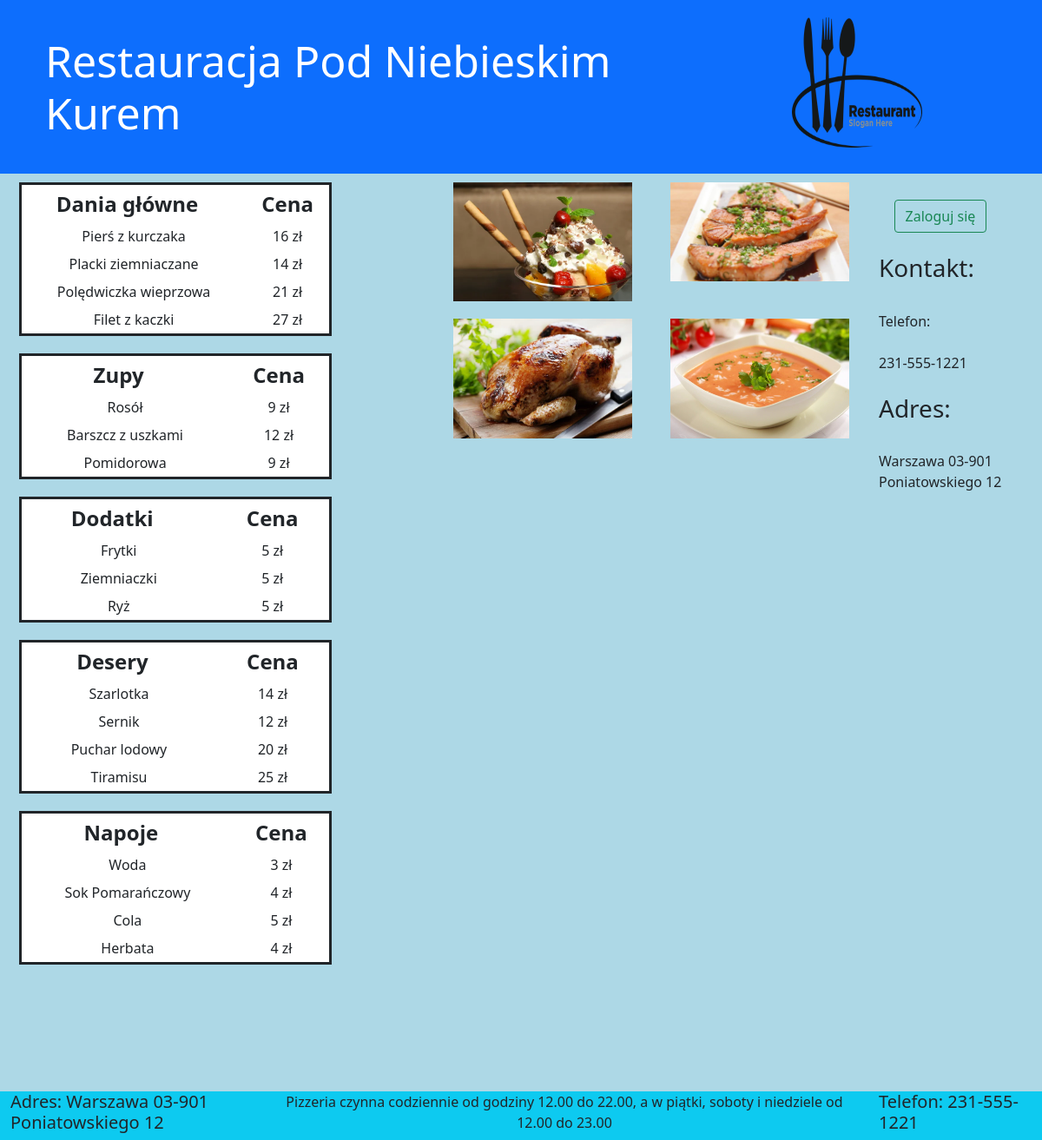
The page / on the database its author committed.
### tables this page shows
CREATE TABLE `dania` (
  `ID` int(11) NOT NULL,
  `typ` int(11) DEFAULT NULL,
  `nazwa` varchar(30) DEFAULT NULL,
  `cena` int(11) DEFAULT NULL
);

### index.php (the view, shortened to what the rows shown need)
<html>
    <head>
<?php
$host="localhost";
$db="restauracjapnk";
$dbuser="root";
$dbpass="";
$conn= new mysqli($host,$dbuser,$dbpass,$db);
?>
        <link href="https://cdn.jsdelivr.net/npm/bootstrap@5.1.3/dist/css/bootstrap.min.css" rel="stylesheet">
    </head>
    <body style="background-color:lightblue">
    <header class="container-fluid bg-primary">
        <div class="row" style="height:200px;">
            <div class="col-9">
                <h1 style="color:white;">Restauracja Pod Niebieskim Kurem</h1>
            </div>
        </div>
    </header>
    <div class="container-fluid">
        <div class="row">
            <div class="col-5">
<?php
if(isset($_COOKIE['pracownik'])){
  $sql="
  select id,id_dania,status
  from zamowienia;
  ";
  $result =$conn->query($sql);
  if ($result->num_rows > 0) {
    echo("
    <table class='zamowienia'>
      <tr>
        <th style='padding-right:0px;'>ID zamówienia</th>
        <th>Danie</th>
        <th>Status</th>
      </tr>
    ");
    while($row = $result->fetch_assoc()) {
      $id=$row["id_dania"];
      $sql1="
        select nazwa
        from dania
        where
        ID=$id;
        ";
      $result1 =$conn->query($sql1);
      if($result1==TRUE){
        $result2 = $result1->fetch_assoc();
        $danie=$result2['nazwa'];
      }
      else{
        $danie=$id;
      }
    echo("
      <tr>
        <td class='text-center'>".$row["id"]."</td>
        <td class='text-center'>".$danie."</td>
        <td class='text-center'>".$row["status"]."</td>
      </tr>
    ");
  }
  echo("</table>");
}
 else {
  echo "Brak zamówień"
  ;}
  $sql="
  select nazwa,cena,id
  from dania
  where typ=1;
  ";
  $result =$conn->query($sql);
  if ($result->num_rows > 0) {
    echo("
    <table>
      <tr>
        <th style='padding-right:20px;'>Dania główne</th>
        <th>Cena</th>
        <th>ID</th>
      </tr>
    ");
  while($row = $result->fetch_assoc()) {
    echo("
      <tr>
        <td>".$row["nazwa"]."</td>
        <td class='text-center'>".$row["cena"]." zł</td>
        <td class='text-center'>".$row["id"]."</td>
      </tr>
    ");
  }
  echo("</table>");
}
 else {
  echo "0 results";}
  $sql="
  select nazwa,cena,id
  from dania
  where typ=2;
  ";
  $result =$conn->query($sql);
  if ($result->num_rows > 0) {
    echo("
    <table>
      <tr>
        <th style='padding-right:20px;'>Zupy</th>
        <th>Cena</th>
        <th>ID</th>
      </tr>
    ");
  while($row = $result->fetch_assoc()) {
    echo("
      <tr>
        <td>".$row["nazwa"]."</td>
        <td class='text-center'>".$row["cena"]." zł</td>
        <td class='text-center'>".$row["id"]."</td>
      </tr>
    ");
  }
  echo("</table>");
}
 else {
  echo "0 results";}
  $sql="
  select nazwa,cena,id
  from dania
  where typ=3;
  ";
  $result =$conn->query($sql);
  if ($result->num_rows > 0) {
    echo("
    <table>
      <tr>
        <th style='padding-right:20px;'>Dodatki</th>
        <th>Cena</th>
        <th>ID</th>
      </tr>
    ");
  while($row = $result->fetch_assoc()) {
    echo("
      <tr>
        <td>".$row["nazwa"]."</td>
        <td class='text-center'>".$row["cena"]." zł</td>
        <td class='text-center'>".$row["id"]."</td>
      </tr>
    ");
  }
  echo("</table>");
}
 else {
  echo "0 results";}
  $sql="
  select nazwa,cena,id
  from dania
  where typ=4;
  ";
  $result =$conn->query($sql);
  if ($result->num_rows > 0) {
    echo("
    <table>
      <tr>
        <th style='padding-right:20px;'>Desery</th>
        <th>Cena</th>
        <th>ID</th>
      </tr>
    ");
  while($row = $result->fetch_assoc()) {
    echo("
      <tr>
        <td>".$row["nazwa"]."</td>
        <td class='text-center'>".$row["cena"]." zł</td>
        <td class='text-center'>".$row["id"]."</td>
      </tr>
    ");
  }
  echo("</table>");
}
 else {
  echo "0 results";}
  $sql="
  select nazwa,cena,id
  from dania
  where typ=5;
  ";
  $result =$conn->query($sql);
  if ($result->num_rows > 0) {
    echo("
    <table>
      <tr>
        <th style='padding-right:20px;'>Napoje</th>
        <th>Cena</th>
        <th>ID</th>
      </tr>
    ");
  while($row = $result->fetch_assoc()) {
    echo("
      <tr>
        <td>".$row["nazwa"]."</td>
        <td class='text-center'>".$row["cena"]." zł</td>
        <td class='text-center'>".$row["id"]."</td>
      </tr>
    ");
  }
  echo("</table>");
}
 else {
  echo "0 results";}
}
else{
if(isset($_COOKIE['imie'])&& isset($_COOKIE['nazwisko'])){
  $sql="
  select nazwa,cena,id
  from dania
  where typ=1;
  ";
  $result =$conn->query($sql);
  if ($result->num_rows > 0) {
    echo("
    <table>
      <tr>
        <th style='padding-right:20px;'>Dania główne</th>
        <th>Cena</th>
        <th>ID</th>
      </tr>
    ");
  while($row = $result->fetch_assoc()) {
    echo("
      <tr>
        <td>".$row["nazwa"]."</td>
        <td class='text-center'>".$row["cena"]." zł</td>
        <td class='text-center'>".$row["id"]."</td>
      </tr>
    ");
  }
  echo("</table>");
}
 else {
  echo "0 results";}
  $sql="
  select nazwa,cena,id
  from dania
  where typ=2;
  ";
  $result =$conn->query($sql);
  if ($result->num_rows > 0) {
    echo("
    <table>
      <tr>
        <th style='padding-right:20px;'>Zupy</th>
        <th>Cena</th>
        <th>ID</th>
      </tr>
    ");
  while($row = $result->fetch_assoc()) {
    echo("
      <tr>
        <td>".$row["nazwa"]."</td>
        <td class='text-center'>".$row["cena"]." zł</td>
        <td class='text-center'>".$row["id"]."</td>
      </tr>
    ");
  }
  echo("</table>");
}
 else {
  echo "0 results";}
  $sql="
  select nazwa,cena,id
  from dania
  where typ=3;
  ";
  $result =$conn->query($sql);
  if ($result->num_rows > 0) {
    echo("
    <table>
      <tr>
        <th style='padding-right:20px;'>Dodatki</th>
        <th>Cena</th>
        <th>ID</th>
      </tr>
    ");
  while($row = $result->fetch_assoc()) {
    echo("
      <tr>
        <td>".$row["nazwa"]."</td>
        <td class='text-center'>".$row["cena"]." zł</td>
        <td class='text-center'>".$row["id"]."</td>
      </tr>
    ");
  }
  echo("</table>");
}
 else {
  echo "0 results";}
  $sql="
  select nazwa,cena,id
  from dania
  where typ=4;
  ";
  $result =$conn->query($sql);
  if ($result->num_rows > 0) {
    echo("
    <table>
      <tr>
        <th style='padding-right:20px;'>Desery</th>
        <th>Cena</th>
        <th>ID</th>
      </tr>
    ");
  while($row = $result->fetch_assoc()) {
    echo("
      <tr>
        <td>".$row["nazwa"]."</td>
        <td class='text-center'>".$row["cena"]." zł</td>
        <td class='text-center'>".$row["id"]."</td>
      </tr>
    ");
  }
  echo("</table>");
}
 else {
  echo "0 results";}
  $sql="
  select nazwa,cena,id
  from dania
  where typ=5;
  ";
  $result =$conn->query($sql);
  if ($result->num_rows > 0) {
    echo("
    <table>
      <tr>
        <th style='padding-right:20px;'>Napoje</th>
        <th>Cena</th>
        <th>ID</th>
      </tr>
    ");
  while($row = $result->fetch_assoc()) {
    echo("
      <tr>
        <td>".$row["nazwa"]."</td>
        <td class='text-center'>".$row["cena"]." zł</td>
        <td class='text-center'>".$row["id"]."</td>
      </tr>
    ");
  }
  echo("</table>");
}
 else {
  echo "0 results";}
}
else{
  $sql="
  select nazwa,cena
  from dania
  where typ=1;
  ";
  $result =$conn->query($sql);
  if ($result->num_rows > 0) {
    echo("
    <table>
      <tr>
        <th style='padding-right:20px;'>Dania główne</th>
        <th>Cena</th>
      </tr>
    ");
  while($row = $result->fetch_assoc()) {
    echo("
      <tr>
        <td>".$row["nazwa"]."</td>
        <td class='text-center'>".$row["cena"]." zł</td>
      </tr>
    ");
  }
  echo("</table>");
}
 else {
  echo "0 results";}
  $sql="
  select nazwa,cena
  from dania
  where typ=2;
  ";
  $result =$conn->query($sql);
  if ($result->num_rows > 0) {
    echo("
    <table>
      <tr>
        <th style='padding-right:20px;'>Zupy</th>
        <th>Cena</th>
      </tr>
    ");
  while($row = $result->fetch_assoc()) {
    echo("
      <tr>
        <td>".$row["nazwa"]."</td>
        <td class='text-center'>".$row["cena"]." zł</td>
      </tr>
    ");
  }
  echo("</table>");
}
 else {
  echo "0 results";}
  $sql="
  select nazwa,cena
  from dania
  where typ=3;
  ";
  $result =$conn->query($sql);
  if ($result->num_rows > 0) {
    echo("
    <table>
      <tr>
        <th style='padding-right:20px;'>Dodatki</th>
        <th>Cena</th>
      </tr>
    ");
  while($row = $result->fetch_assoc()) {
    echo("
      <tr>
        <td>".$row["nazwa"]."</td>
        <td class='text-center'>".$row["cena"]." zł</td>
      </tr>
    ");
  }
  echo("</table>");
}
 else {
  echo "0 results";}
  $sql="
  select nazwa,cena
  from dania
  where typ=4;
  ";
  $result =$conn->query($sql);
  if ($result->num_rows > 0) {
    echo("
    <table>
      <tr>
        <th style='padding-right:20px;'>Desery</th>
        <th>Cena</th>
      </tr>
    ");
  while($row = $result->fetch_assoc()) {
    echo("
      <tr>
        <td>".$row["nazwa"]."</td>
        <td class='text-center'>".$row["cena"]." zł</td>
      </tr>
    ");
  }
  echo("</table>");
}
 else {
  echo "0 results";}
  $sql="
  select nazwa,cena
  from dania
  where typ=5;
  ";
  $result =$conn->query($sql);
  if ($result->num_rows > 0) {
    echo("
    <table>
      <tr>
        <th style='padding-right:20px;'>Napoje</th>
        <th>Cena</th>
      </tr>
    ");
  while($row = $result->fetch_assoc()) {
    echo("
      <tr>
        <td>".$row["nazwa"]."</td>
        <td class='text-center'>".$row["cena"]." zł</td>
      </tr>
    ");
  }
  echo("</table>");
}
 else {
  echo "0 results";}
}
}
?>
            </div>
        </div><br/><br/><br/>
    </div></br></br></br></br></br>
  </body>
</html>

### rows shown on the page
dania: nazwa "Pierś z kurczaka", cena "16"
dania: nazwa "Placki ziemniaczane", cena "14"
dania: nazwa "Polędwiczka wieprzowa", cena "21"
dania: nazwa "Filet z kaczki", cena "27"
dania: nazwa "Rosół", cena "9"
dania: nazwa "Barszcz z uszkami", cena "12"
dania: nazwa "Pomidorowa", cena "9"
dania: nazwa "Frytki", cena "5"
dania: nazwa "Ziemniaczki", cena "5"
dania: nazwa "Ryż", cena "5"
dania: nazwa "Szarlotka", cena "14"
dania: nazwa "Sernik", cena "12"
dania: nazwa "Puchar lodowy", cena "20"
dania: nazwa "Tiramisu", cena "25"
dania: nazwa "Woda", cena "3"
dania: nazwa "Sok Pomarańczowy", cena "4"
dania: nazwa "Cola", cena "5"
dania: nazwa "Herbata", cena "4"
